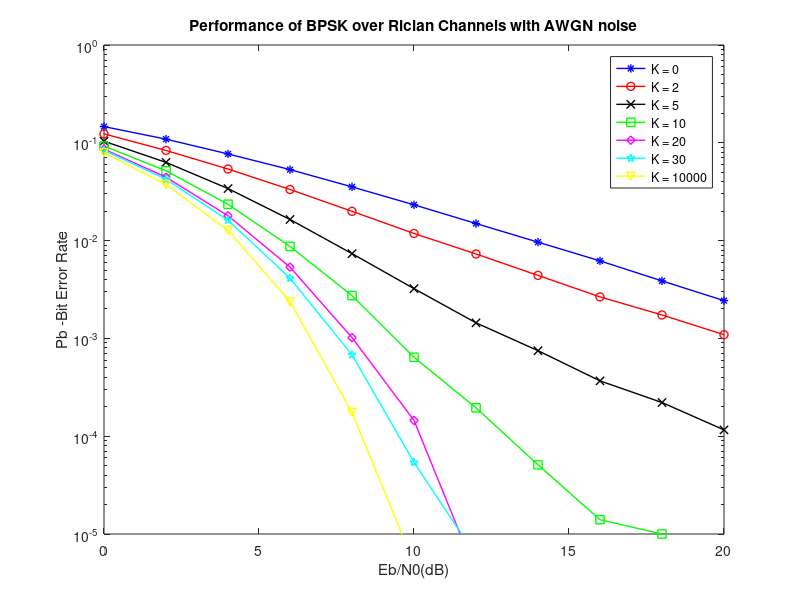

Write the MATLAB code that produced this figure.
%Eb/N0 Vs BER for BPSK over Rician Fading Channel with AWGN noise
clc; clear;
%--------Inputs-------------------------------------------------
N=10^6; %Number of data samples to send across the Rician Channel
EbN0dB=0:2:20; %Eb/N0 in dB overwhich the performance has to be simulated
K_factors=[0 2 5 10 20 30 10000]; %a list of Ricial K factors to simulate
%--------------------------------------------------------------

a=rand(1,N)>0.5; %data generation
s=2*a-1; %BPSK modulation

simBER_ricean=zeros(1,length(EbN0dB));%Place holder for BER values for each Eb/N0

plotStyle={'b*-','ro-','kx-','gs-','md-','cp-','yv-'};
for index =1:length(K_factors)
    
    kappa=K_factors(index);
    S=sqrt(1/(kappa+1));%power of scattered components
    A=sqrt(kappa/(kappa+1));%power of LOS components
    
    for i=1:length(EbN0dB)
        g_t=1/sqrt(2)*(randn(1,N)+1i*randn(1,N)); %Rayleigh Fading - complex Gaussian RV
        h=(A+S*g_t); %Rician Fading from Rayleigh Fading
        
        %Adding noise with variance according to the required Es/N0
        Esym=sum(abs(s).^2)/(length(s)); %actual symbol energy from generated samples
        N0=Esym/10^(EbN0dB(i)/10); %Find the noise spectral density
        noiseSigma = sqrt(N0/2); %Standard deviation for AWGN Noise
        n = noiseSigma*(randn(1,N)+1i*randn(1,N)); %Add noise in IQ plane.
        
        y_ricean=h.*s+n; %received signal through Rician channel
        
        %---------------Receiver--------------------
        y_ricean_cap=y_ricean./h; %Equalizer - assuming that h is known at the receiver accurately
        r_ricean=real(y_ricean_cap)>0; %threshold detector for BPSK
        simBER_ricean(i)=sum(xor(a,r_ricean));%calculate total bit Errors
    end
    simBER_ricean=simBER_ricean/N;%Bit Error rates;
    semilogy(EbN0dB,simBER_ricean,plotStyle{index},'LineWidth',1.0);hold on
    legendInfo{index} = ['K = ' num2str(K_factors(index))];
end
axis([0 20 10^-5 10^0]);legend(legendInfo);
title('Performance of BPSK over Rician Channels with AWGN noise');
xlabel('Eb/N0(dB)');ylabel('Pb -Bit Error Rate');